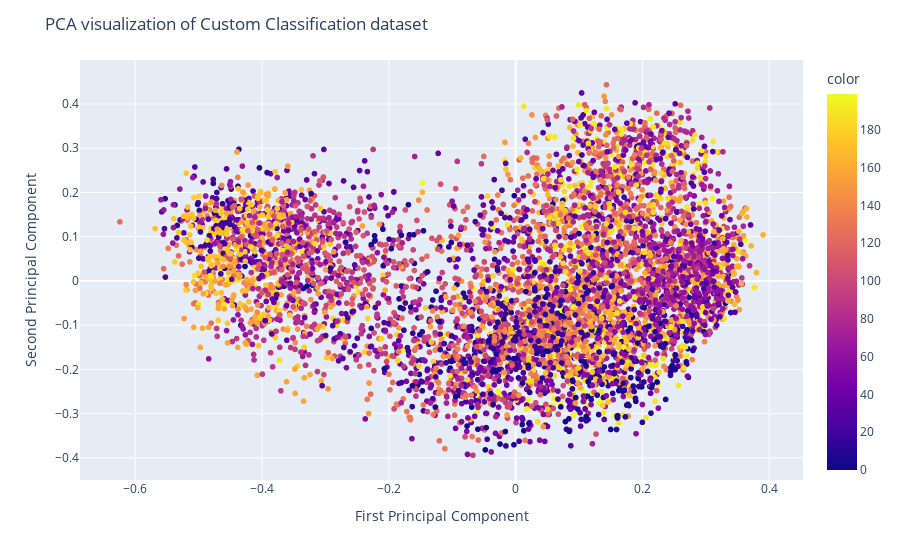

Source (notebook cell):
### Code cell
# image features PCA

image_features_pca = image_features_cat
print(image_features_pca.size())
pca = PCA(n_components=2)
image_pca = pca.fit_transform(image_features_pca.to('cpu'))

fig = px.scatter(x=image_pca[:, 0], y=image_pca[:, 1], color=shuffled_colors)
fig.update_layout(
    title="PCA visualization of Custom Classification dataset",
    xaxis_title="First Principal Component",
    yaxis_title="Second Principal Component",
)
fig.show()

### Figure 1 — Plotly figure (JSON) as saved in the notebook; plotly's stock layout.template omitted (floating-point values rounded to 4 significant figures; data arrays with more than 128 entries replaced by an {"elided": "..."} marker saying what was removed)
{"data": [{"hovertemplate": "x=%{x}<br>y=%{y}<br>color=%{marker.color}<extra></extra>", "legendgroup": "", "marker": {"color": {"elided": "5920 int values"}, "coloraxis": "coloraxis", "symbol": "circle"}, "mode": "markers", "name": "", "showlegend": false, "type": "scattergl", "x": {"elided": "5920 float values"}, "xaxis": "x", "y": {"elided": "5920 float values"}, "yaxis": "y"}], "layout": {"coloraxis": {"colorbar": {"title": {"text": "color"}}, "colorscale": [[0, "#0d0887"], [0.1111, "#46039f"], [0.2222, "#7201a8"], [0.3333, "#9c179e"], [0.4444, "#bd3786"], [0.5556, "#d8576b"], [0.6667, "#ed7953"], [0.7778, "#fb9f3a"], [0.8889, "#fdca26"], [1, "#f0f921"]]}, "legend": {"tracegroupgap": 0}, "margin": {"t": 60}, "title": {"text": "PCA visualization of Custom Classification dataset"}, "xaxis": {"anchor": "y", "domain": [0, 1], "title": {"text": "First Principal Component"}}, "yaxis": {"anchor": "x", "domain": [0, 1], "title": {"text": "Second Principal Component"}}}}
